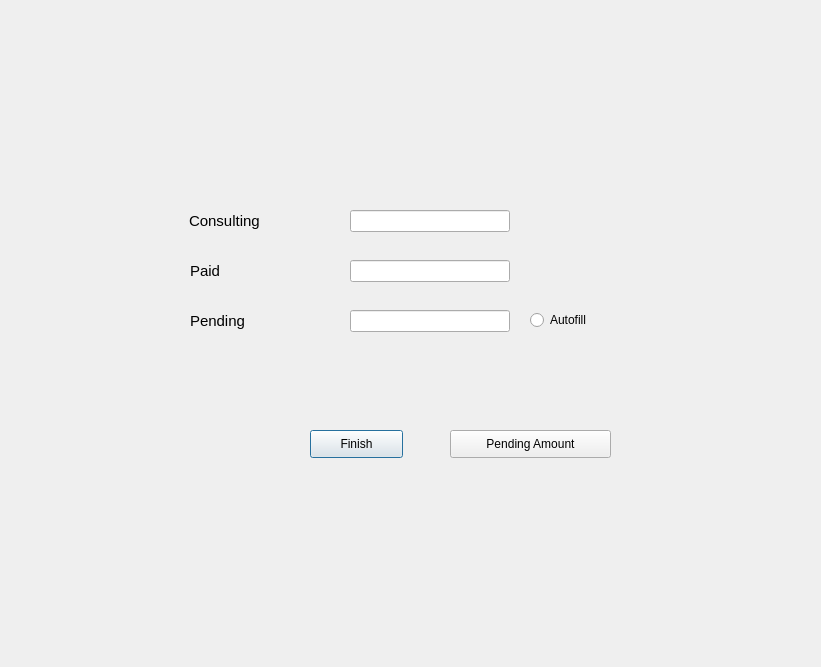
<?xml version="1.0" encoding="UTF-8"?>
<ui version="4.0">
 <class>Dialog</class>
 <widget class="QDialog" name="Dialog">
  <property name="geometry">
   <rect>
    <x>0</x>
    <y>0</y>
    <width>821</width>
    <height>667</height>
   </rect>
  </property>
  <property name="windowTitle">
   <string>Invoice</string>
  </property>
  <property name="windowIcon">
   <iconset>
    <normaloff>001.png</normaloff>001.png</iconset>
  </property>
  <widget class="QLineEdit" name="consulting">
   <property name="geometry">
    <rect>
     <x>350</x>
     <y>210</y>
     <width>160</width>
     <height>22</height>
    </rect>
   </property>
   <property name="autoFillBackground">
    <bool>false</bool>
   </property>
   <property name="text">
    <string/>
   </property>
  </widget>
  <widget class="QLabel" name="label">
   <property name="geometry">
    <rect>
     <x>189</x>
     <y>200</y>
     <width>91</width>
     <height>41</height>
    </rect>
   </property>
   <property name="font">
    <font>
     <pointsize>11</pointsize>
    </font>
   </property>
   <property name="text">
    <string>Consulting</string>
   </property>
  </widget>
  <widget class="QLabel" name="label_2">
   <property name="geometry">
    <rect>
     <x>190</x>
     <y>250</y>
     <width>91</width>
     <height>41</height>
    </rect>
   </property>
   <property name="font">
    <font>
     <pointsize>11</pointsize>
    </font>
   </property>
   <property name="text">
    <string>Paid</string>
   </property>
  </widget>
  <widget class="QLabel" name="label_3">
   <property name="geometry">
    <rect>
     <x>190</x>
     <y>300</y>
     <width>91</width>
     <height>41</height>
    </rect>
   </property>
   <property name="font">
    <font>
     <pointsize>11</pointsize>
    </font>
   </property>
   <property name="text">
    <string>Pending</string>
   </property>
  </widget>
  <widget class="QLineEdit" name="paid">
   <property name="geometry">
    <rect>
     <x>350</x>
     <y>260</y>
     <width>160</width>
     <height>22</height>
    </rect>
   </property>
   <property name="text">
    <string/>
   </property>
  </widget>
  <widget class="QLineEdit" name="pending">
   <property name="geometry">
    <rect>
     <x>350</x>
     <y>310</y>
     <width>160</width>
     <height>22</height>
    </rect>
   </property>
   <property name="text">
    <string/>
   </property>
  </widget>
  <widget class="QPushButton" name="finishButton">
   <property name="geometry">
    <rect>
     <x>310</x>
     <y>430</y>
     <width>93</width>
     <height>28</height>
    </rect>
   </property>
   <property name="text">
    <string>Finish</string>
   </property>
  </widget>
  <widget class="QPushButton" name="pendingButton">
   <property name="geometry">
    <rect>
     <x>450</x>
     <y>430</y>
     <width>161</width>
     <height>28</height>
    </rect>
   </property>
   <property name="text">
    <string>Pending Amount</string>
   </property>
  </widget>
  <widget class="QRadioButton" name="autofillButton">
   <property name="geometry">
    <rect>
     <x>530</x>
     <y>310</y>
     <width>95</width>
     <height>20</height>
    </rect>
   </property>
   <property name="text">
    <string>Autofill</string>
   </property>
  </widget>
 </widget>
 <resources/>
 <connections/>
</ui>
